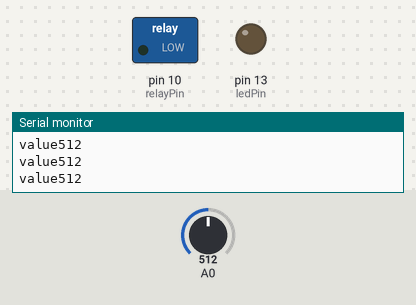
A sketch run on a simulated Arduino Uno, built with avr-gcc and run on an emulated ATmega328P. Shown: switched loads named in the sketch (green lamp = pin HIGH), output pins drawn as LEDs (lit = HIGH), the last lines printed to the serial monitor. Inputs (shaded band) come from the test bench; at power-on: A0 = 512.

Above: at 1.4 s.
1.5 s: A0 set to 587
3.0 s: A0 set to 616
At 4.1 s:
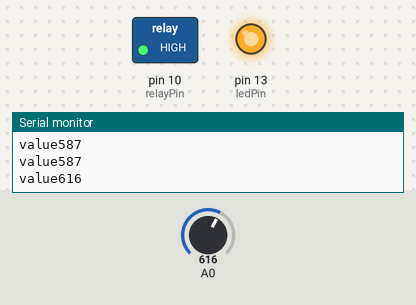
4.5 s: A0 set to 590
At 5.4 s:
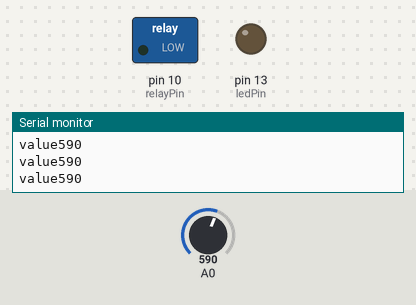
6.2 s: A0 set to 610
At 6.7 s:
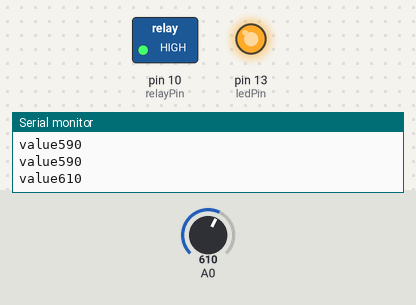
Timing chart, 0 to 8.8 s (numbered marks = the images above; inputs shaded):
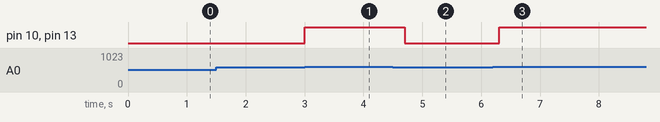

Measured:
- the behaviour switches between 600 and 601 on A0 (found by bisection; images 0 and 1)
- after the input at 3.0 s, pin 10 (relayPin), pin 13 (ledPin): LOW → HIGH at once
- after the input at 4.5 s, pin 10 (relayPin), pin 13 (ledPin): HIGH → LOW after 0.21 s
- after the input at 6.2 s, pin 10 (relayPin), pin 13 (ledPin): LOW → HIGH after 0.11 s

The sketch:

uno_soil_relay.ino
```cpp
 int relayPin=10;
  int ledPin=13;
  int value=0;
void setup() {

  Serial.begin(9600);
  Serial.println("jkhk");
  pinMode(relayPin,OUTPUT);
  pinMode(ledPin,OUTPUT);
  delay(200);
}

void loop() {
 value=analogRead(A0);
 Serial.print("value");
 Serial.println(value);

 if(value>600)
 {

  digitalWrite(relayPin,HIGH);
  digitalWrite(ledPin,HIGH);
  delay(1500);

   //digitalWrite(relayPin,LOW);
  //digitalWrite(ledPin,LOW);

 }
 else
 {
  digitalWrite(relayPin,LOW);
  digitalWrite(ledPin,LOW);

 }

 delay(200);
}
```
